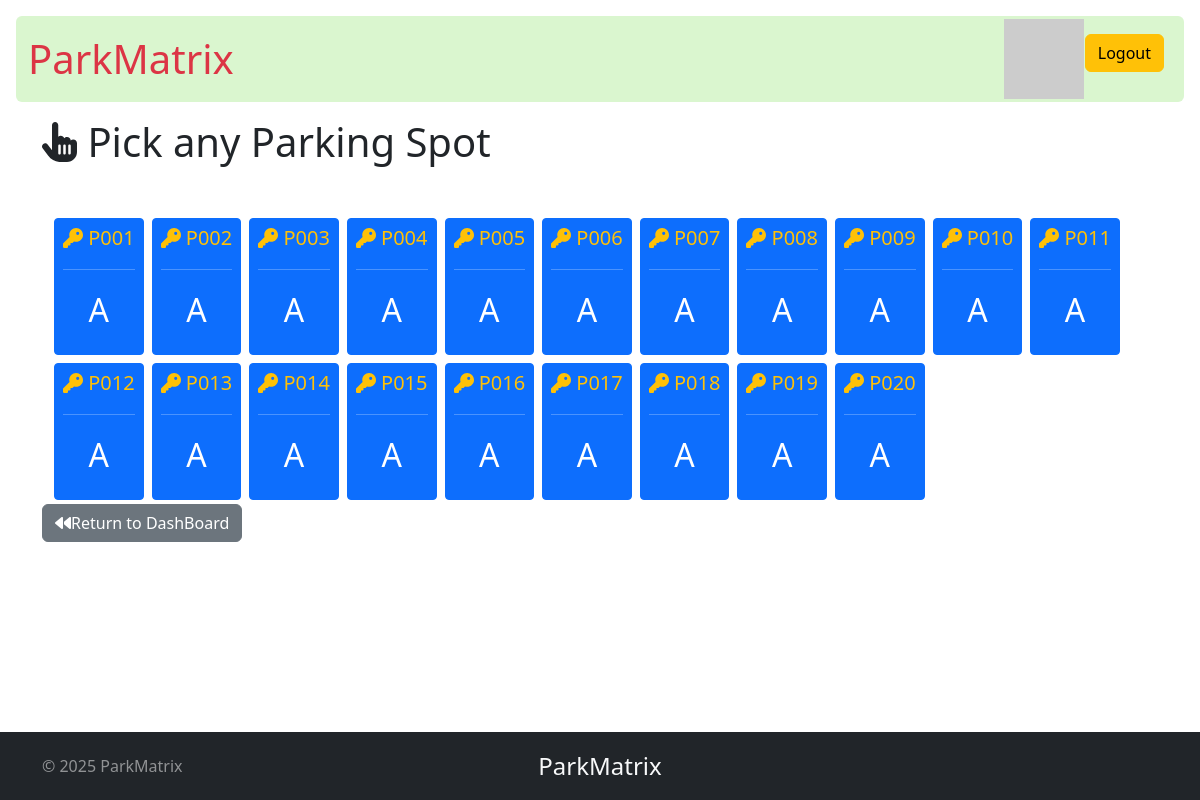
Page /book_spot/1 (signed in) on the earlier database version.
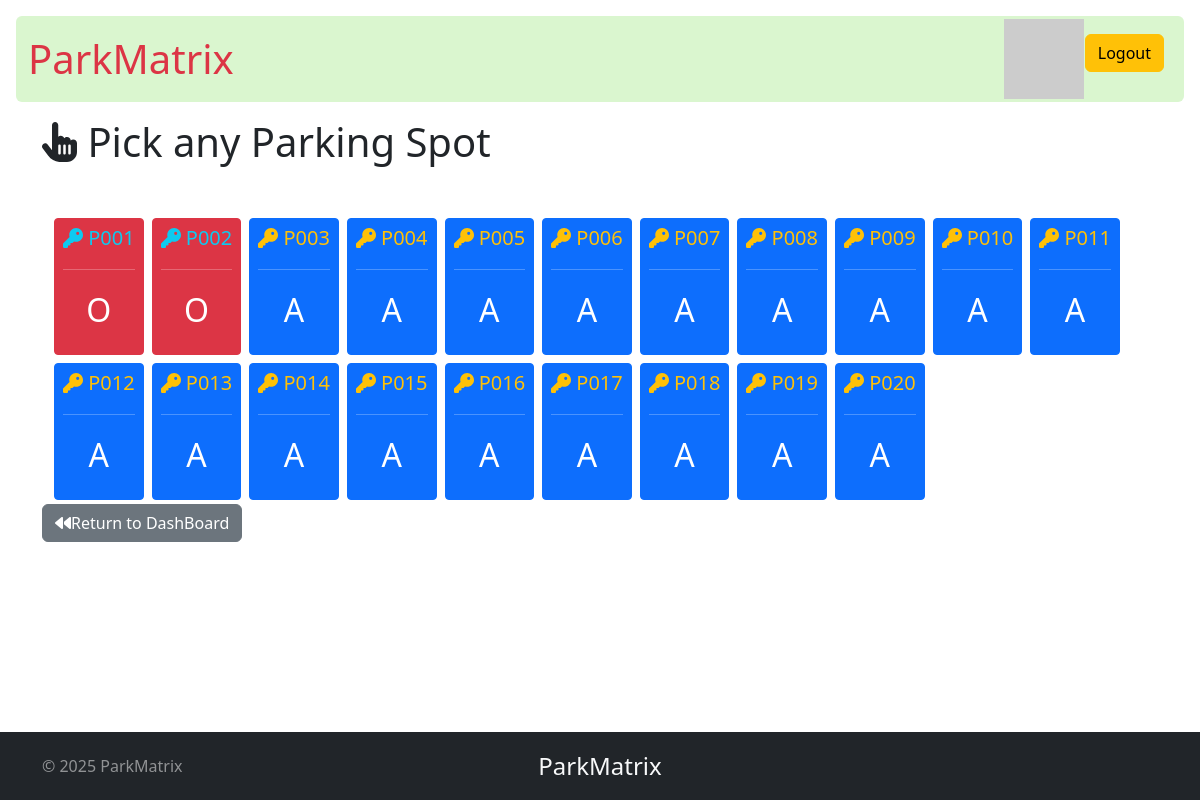
Same page on the later database version.
### models.py (models this page shows)
class ParkingSpot(db.Model):
    id = db.Column(db.Integer , primary_key = True)
    lot_id = db.Column(db.Integer, db.ForeignKey(ParkingLot.id), nullable = False)
    occupied_status = db.Column(db.Boolean , nullable = False , default = False)
    spot_number = db.Column(db.String(6), nullable = False)
    is_active = db.Column(db.Boolean,default=True,nullable = False)
    booked_spots = db.relationship("Bookedspot", backref="parking_spot", lazy=True)

### routes.py (the view)
@app.route('/book_spot/<int:lot_id>')
@auth_required
def book_spot(lot_id):
    spots = ParkingSpot.query.filter_by(lot_id=lot_id).all()
    if not spots:
        flash("invalid lot")
        return redirect(url_for('user_dashboard'))
    return render_template('lots_list.html',spots=spots)

### routes.py (called while the page is built)
@app.context_processor
def inject_user():
    user = None
    if 'user_id' in session:
        user = User.query.get(session['user_id'])
    return dict(user=user)

def auth_required(func):
    @wraps(func)
    def inner(*args, **kwargs):
        if 'user_id' in session:
            return func(*args, **kwargs)
        else:
            flash("Please log in first.")
            return redirect(url_for('login'))
    return inner

### templates/lots_list.html (shortened to what this page needs)
{% extends 'layout.html' %}
{% block content %}
<h1 class=" container-lg mb-5"><i class="fa-solid fa-hand-pointer"></i></i> Pick any Parking Spot</h1>
<div class="container-lg mb-5">
    <div class="container d-flex flex-wrap justify-content-start align-items-center">
        {% for spot in spots %}
            {% if not spot.occupied_status %}
        <a href="{{ url_for('book_this_spot',spot_id = spot.id ) }}"><button type="button"
                class="btn btn-sm btn-primary me-2 my-1">
                <p class="fs-5 text-center text-warning"><i class="fa-solid fa-key"></i> {{spot.spot_number}}</p>
                <hr>
                <p class="fs-2">A</p>
            </button></a>
                {% else %}
                <a href="{{ url_for('book_this_spot',spot_id = spot.id ) }}"><button type="button"class="btn btn-sm btn-danger me-2 my-1 ">
                                    <p class="fs-5 text-center text-info"><i class="fa-solid fa-key"></i> {{spot.spot_number}}</p>
                <hr>
                <p class="fs-2">O</p>
                </button></a>
                {% endif %}
        {% endfor %}
    </div>
    <a href="{{ url_for('return_to_dashboard' ) }}"><button type="button" class="btn btn-secondary"><i
                class="fa-solid fa-backward"></i>Return to DashBoard</button></a>
</div>
{% endblock %}

Differences in the rows shown:
changed ParkingSpot (number 1 of 20 on the later page): occupied_status "A" → "O"
changed ParkingSpot (number 2 of 20 on the later page): occupied_status "A" → "O"
